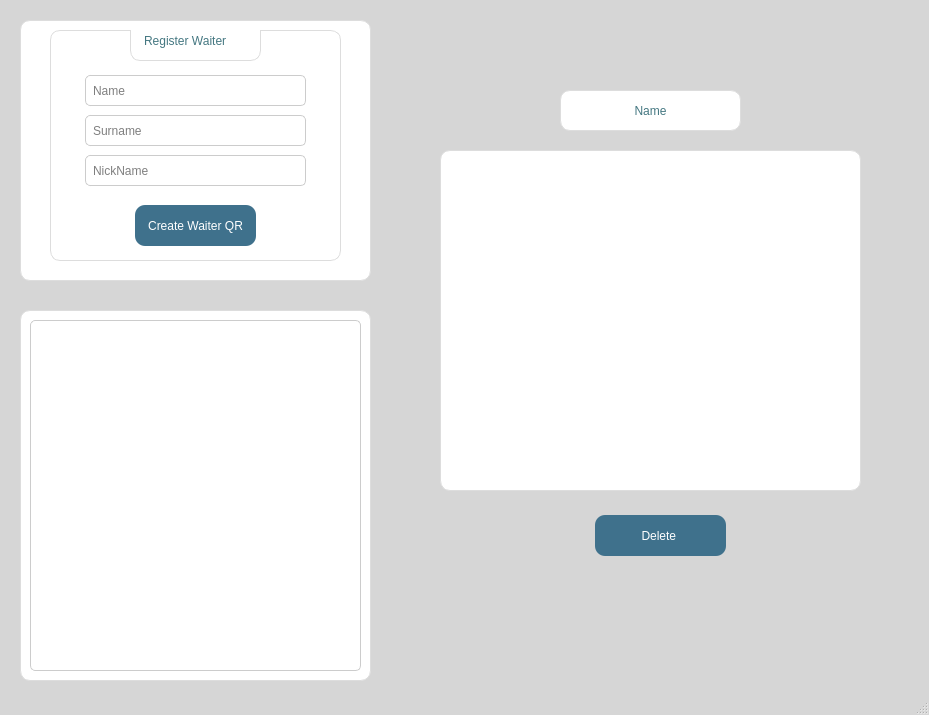
<?xml version="1.0" encoding="UTF-8"?>
<ui version="4.0">
 <class>MainWindow</class>
 <widget class="QMainWindow" name="MainWindow">
  <property name="geometry">
   <rect>
    <x>0</x>
    <y>0</y>
    <width>929</width>
    <height>715</height>
   </rect>
  </property>
  <property name="windowTitle">
   <string>MainWindow</string>
  </property>
  <property name="styleSheet">
   <string notr="true">
   QMainWindow {
      background-color: rgb(214, 214, 214);
   }
   QFrame {
      border-radius: 10px;
      background-color: #FFFFFF;
      border: 1px solid #DDDDDD;
      padding: 10px;
   }
   QPushButton {
      color: #FFFFFF;
      border-radius: 10px;
      font: 10pt &quot;Segoe UI&quot;;
      background-color: #3F718C;
      border: none;
      padding: 10px;
      margin: 5px;
   }
   QPushButton:hover {
      background-color: #5A819F;
   }
   QLineEdit {
      background-color: #FFFFFF;
      font: italic 10pt &quot;Segoe UI&quot;;
      border: 1px solid #CCCCCC;
      border-radius: 5px;
      padding: 5px;
      margin: 5px;
   }
   QLabel {
      color: #447781;
      font: 12pt &quot;Segoe UI&quot;;
   }
   QListView {
      border: 1px solid #CCCCCC;
      border-radius: 5px;
   }
   </string>
  </property>
  <widget class="QWidget" name="centralwidget">
   <widget class="QFrame" name="frame">
    <property name="geometry">
     <rect>
      <x>20</x>
      <y>20</y>
      <width>351</width>
      <height>261</height>
     </rect>
    </property>
    <property name="frameShape">
     <enum>QFrame::Shape::StyledPanel</enum>
    </property>
    <property name="frameShadow">
     <enum>QFrame::Shadow::Raised</enum>
    </property>
    <widget class="QFrame" name="frame_3">
     <property name="geometry">
      <rect>
       <x>30</x>
       <y>10</y>
       <width>291</width>
       <height>231</height>
      </rect>
     </property>
     <property name="frameShape">
      <enum>QFrame::Shape::NoFrame</enum>
     </property>
     <property name="frameShadow">
      <enum>QFrame::Shadow::Plain</enum>
     </property>
     <widget class="QLineEdit" name="lineEdit">
      <property name="geometry">
       <rect>
        <x>30</x>
        <y>40</y>
        <width>231</width>
        <height>41</height>
       </rect>
      </property>
      <property name="mouseTracking">
       <bool>false</bool>
      </property>
      <property name="placeholderText">
       <string>Name</string>
      </property>
     </widget>
     <widget class="QLineEdit" name="lineEdit_2">
      <property name="geometry">
       <rect>
        <x>30</x>
        <y>80</y>
        <width>231</width>
        <height>41</height>
       </rect>
      </property>
      <property name="accessibleName">
       <string notr="true"/>
      </property>
      <property name="placeholderText">
       <string>Surname</string>
      </property>
      <property name="clearButtonEnabled">
       <bool>true</bool>
      </property>
     </widget>
     <widget class="QLineEdit" name="lineEdit_3">
      <property name="geometry">
       <rect>
        <x>30</x>
        <y>120</y>
        <width>231</width>
        <height>41</height>
       </rect>
      </property>
      <property name="placeholderText">
       <string>NickName</string>
      </property>
      <property name="clearButtonEnabled">
       <bool>true</bool>
      </property>
     </widget>
     <widget class="QPushButton" name="pushButton">
      <property name="geometry">
       <rect>
        <x>80</x>
        <y>170</y>
        <width>131</width>
        <height>51</height>
       </rect>
      </property>
      <property name="text">
       <string>Create Waiter QR</string>
      </property>
     </widget>
     <widget class="QLabel" name="label">
      <property name="geometry">
       <rect>
        <x>80</x>
        <y>-10</y>
        <width>131</width>
        <height>41</height>
       </rect>
      </property>
      <property name="text">
       <string>Register Waiter</string>
      </property>
     </widget>
    </widget>
   </widget>
   <widget class="QFrame" name="frame_2">
    <property name="geometry">
     <rect>
      <x>20</x>
      <y>310</y>
      <width>351</width>
      <height>371</height>
     </rect>
    </property>
    <property name="frameShape">
     <enum>QFrame::Shape::StyledPanel</enum>
    </property>
    <property name="frameShadow">
     <enum>QFrame::Shadow::Raised</enum>
    </property>
    <widget class="QListView" name="listView_waiters">
     <property name="geometry">
      <rect>
       <x>10</x>
       <y>10</y>
       <width>331</width>
       <height>351</height>
      </rect>
     </property>
     <property name="frameShape">
      <enum>QFrame::Shape::Panel</enum>
     </property>
    </widget>
   </widget>
   <widget class="QLabel" name="QrPlaceholder">
    <property name="geometry">
     <rect>
      <x>440</x>
      <y>150</y>
      <width>421</width>
      <height>341</height>
     </rect>
    </property>
    <property name="frameShape">
     <enum>QFrame::Shape::NoFrame</enum>
    </property>
    <property name="text">
     <string/>
    </property>
   </widget>
   <widget class="QPushButton" name="pushButton_delete_waiter">
    <property name="geometry">
     <rect>
      <x>590</x>
      <y>510</y>
      <width>141</width>
      <height>51</height>
     </rect>
    </property>
    <property name="text">
     <string>Delete </string>
    </property>
   </widget>
   <widget class="QLabel" name="Waiter_name">
    <property name="geometry">
     <rect>
      <x>560</x>
      <y>90</y>
      <width>181</width>
      <height>41</height>
     </rect>
    </property>
    <property name="text">
     <string>Name</string>
    </property>
    <property name="alignment">
     <set>Qt::AlignmentFlag::AlignCenter</set>
    </property>
   </widget>
  </widget>
  <widget class="QStatusBar" name="statusbar"/>
 </widget>
 <resources/>
 <connections/>
</ui>
